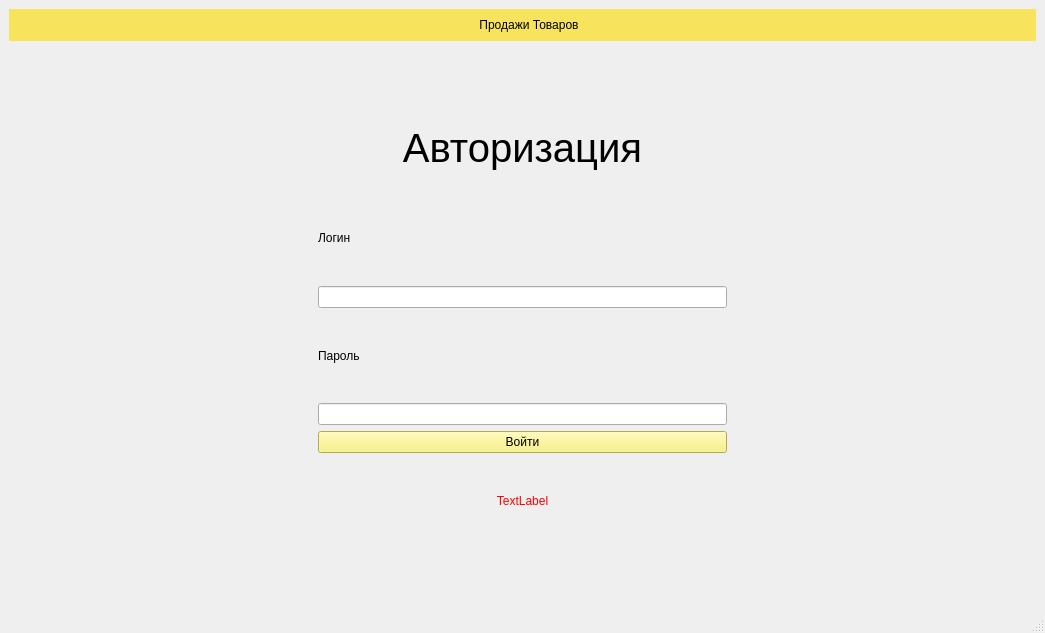
<?xml version="1.0" encoding="UTF-8"?>
<ui version="4.0">
 <class>MainWindow</class>
 <widget class="QMainWindow" name="MainWindow">
  <property name="geometry">
   <rect>
    <x>0</x>
    <y>0</y>
    <width>1045</width>
    <height>633</height>
   </rect>
  </property>
  <property name="minimumSize">
   <size>
    <width>1000</width>
    <height>600</height>
   </size>
  </property>
  <property name="windowTitle">
   <string>MainWindow</string>
  </property>
  <widget class="QWidget" name="centralwidget">
   <layout class="QGridLayout" name="gridLayout">
    <item row="1" column="0">
     <widget class="QStackedWidget" name="stackedWidget">
      <property name="enabled">
       <bool>true</bool>
      </property>
      <property name="currentIndex">
       <number>0</number>
      </property>
      <widget class="QWidget" name="page">
       <layout class="QGridLayout" name="gridLayout_2">
        <item row="0" column="0">
         <layout class="QVBoxLayout" name="verticalLayout">
          <property name="leftMargin">
           <number>300</number>
          </property>
          <property name="topMargin">
           <number>50</number>
          </property>
          <property name="rightMargin">
           <number>300</number>
          </property>
          <property name="bottomMargin">
           <number>50</number>
          </property>
          <item>
           <widget class="QLabel" name="label_3">
            <property name="font">
             <font>
              <pointsize>30</pointsize>
             </font>
            </property>
            <property name="text">
             <string>Авторизация</string>
            </property>
            <property name="alignment">
             <set>Qt::AlignCenter</set>
            </property>
           </widget>
          </item>
          <item>
           <widget class="QLabel" name="label_4">
            <property name="text">
             <string>Логин</string>
            </property>
           </widget>
          </item>
          <item>
           <widget class="QLineEdit" name="LoginField"/>
          </item>
          <item>
           <widget class="QLabel" name="label_5">
            <property name="text">
             <string>Пароль</string>
            </property>
           </widget>
          </item>
          <item>
           <widget class="QLineEdit" name="PasswordField"/>
          </item>
          <item>
           <widget class="QPushButton" name="SignButton">
            <property name="styleSheet">
             <string notr="true">QPushButton{
background-color : rgb(249, 240, 107);
Color : gb(0, 0, 0);
}</string>
            </property>
            <property name="text">
             <string>Войти</string>
            </property>
           </widget>
          </item>
          <item>
           <widget class="QLabel" name="ErrorField">
            <property name="enabled">
             <bool>false</bool>
            </property>
            <property name="styleSheet">
             <string notr="true">color: rgb(255, 0, 0);</string>
            </property>
            <property name="text">
             <string>TextLabel</string>
            </property>
            <property name="alignment">
             <set>Qt::AlignCenter</set>
            </property>
           </widget>
          </item>
         </layout>
        </item>
       </layout>
      </widget>
      <widget class="QWidget" name="page_2"/>
     </widget>
    </item>
    <item row="0" column="0">
     <widget class="QWidget" name="widget" native="true">
      <property name="styleSheet">
       <string notr="true">background-color: rgb(248, 228, 92);</string>
      </property>
      <layout class="QHBoxLayout" name="horizontalLayout">
       <item>
        <layout class="QFormLayout" name="formLayout">
         <item row="0" column="0">
          <widget class="QLabel" name="label_2">
           <property name="text">
            <string/>
           </property>
           <property name="pixmap">
            <pixmap>logo.png</pixmap>
           </property>
          </widget>
         </item>
         <item row="0" column="1">
          <widget class="QLabel" name="label">
           <property name="styleSheet">
            <string notr="true">
font: 32pt &quot;Open Sans&quot;;</string>
           </property>
           <property name="text">
            <string>Продажи Товаров</string>
           </property>
           <property name="alignment">
            <set>Qt::AlignCenter</set>
           </property>
          </widget>
         </item>
        </layout>
       </item>
      </layout>
     </widget>
    </item>
   </layout>
  </widget>
  <widget class="QMenuBar" name="menubar">
   <property name="geometry">
    <rect>
     <x>0</x>
     <y>0</y>
     <width>1045</width>
     <height>23</height>
    </rect>
   </property>
  </widget>
  <widget class="QStatusBar" name="statusbar"/>
 </widget>
 <resources/>
 <connections/>
</ui>
